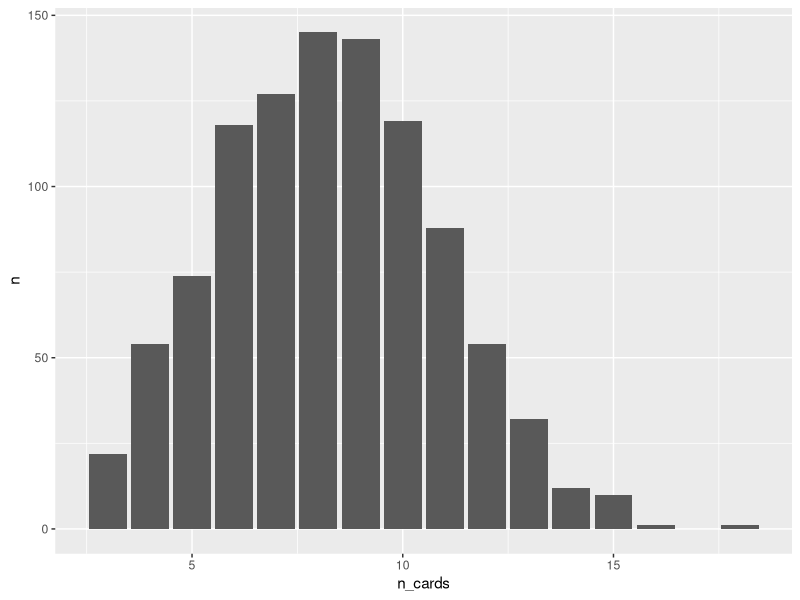

R code for this plot:
library(tidyverse)

# make deck
full_deck <- list()
for (i in 0:2) {
  for (j in 0:2) {
    for (k in 0:2) {
      for (m in 0:2) {
        card <- list(c(i, j, k, m))
        full_deck <- append(full_deck, card)
      }
    }
  }
}

# dummy vector for use later
dvec <- c(0, 1, 2)

# vector of simulation results:
# number of cards on board to produce a set
n_cards_for_set <- c()

# simulate
n_sims <- 1000

for (sim_count in 1:n_sims) {
  
  # 2 cards on the board to start
  selected_indices <- sample(
    length(full_deck),
    2,
    replace = FALSE
  )
  
  # take the 2 cards out of the deck, put on board
  deck <- full_deck[-selected_indices]
  board <- full_deck[selected_indices]
  
  is_set <- FALSE
  
  while(is_set == FALSE) {
    
    draw_index <- sample(
      length(deck),
      1
    )
    
    deck <- deck[-draw_index]
    draw_card <- deck[draw_index][[1]]
    
    # check for sets
    for (i in 1:(length(board) - 1)){
      for (j in (i + 1):length(board)) {
        card_1 <- board[[i]]
        card_2 <- board[[j]]
        set_card <- c(3,3,3,3)
        for (k in 1:4) {
          if (card_1[k] == card_2[k]) {
            set_card[k] <- card_1[k]
          } else {
            cvec <- c(card_1[k], card_2[k])
            set_card[k] <- dvec[!(dvec %in% cvec)]
          }
        }
        if (prod(draw_card == set_card) == 1) {
          is_set <- TRUE
        }
      }
    }
    board <- append(board, list(draw_card))
  }
  
  n_cards_for_set <- append(
    n_cards_for_set,
    length(board)
  )
  if (length(board) == 3) {
    print(board)
  }
}

my_df <- data.frame(n_cards = n_cards_for_set)

my_count <- my_df %>% count(n_cards)

ggplot(
  my_count,
  aes(
    x = n_cards,
    y = n
    )
) +
  geom_bar(
    stat = 'identity'
  )
